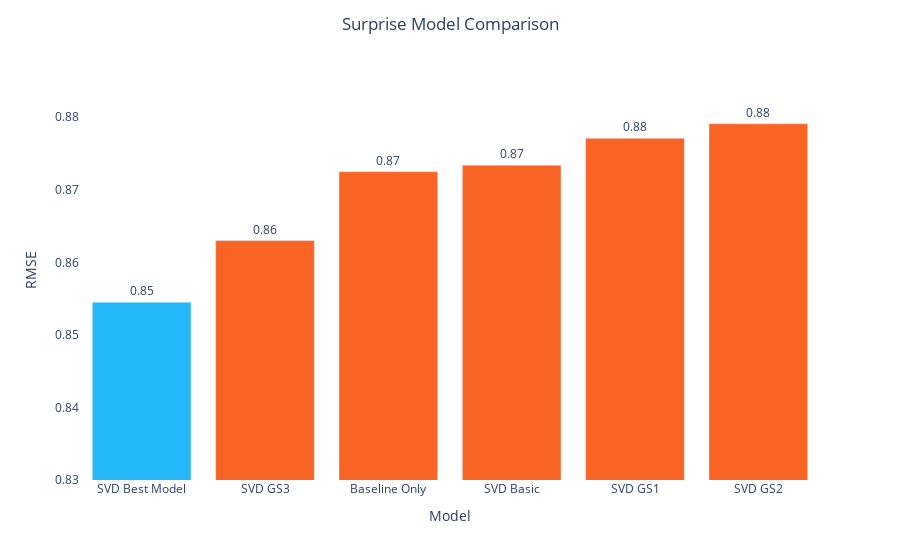

The cell this chart's notebook holds for it:
### Code cell
import plotly.express as px
import plotly.io as pio

x = model_df['Model']
y = model_df['RMSE']

#using plotly to plot the model RMSE scores
fig = px.bar(model_df, x=x, y=y, text=y, text_auto='.2')

# marker color for all bars
colors = ['#f86424'] * len(x)

#changing color of best model
colors[0] = '#24b8f8'

fig.update_layout(
    plot_bgcolor='white',
    title_text='Surprise Model Comparison',
    title_x=0.5,
    xaxis_title="Model",
    yaxis_title="RMSE",
    yaxis=dict(
        tick0=0.8,
        dtick=0.01,
        tickformat='.2f',
        range=[0.83, max(y)*1.01]
    )
)

fig.update_traces(marker_color=colors, textposition="outside")

fig.show()

### Figure 1 — Plotly figure (JSON) as saved in the notebook; plotly's stock layout.template omitted (floating-point values rounded to 4 significant figures)
{"data": [{"alignmentgroup": "True", "hovertemplate": "Model=%{x}<br>RMSE=%{text}<extra></extra>", "legendgroup": "", "marker": {"color": ["#24b8f8", "#f86424", "#f86424", "#f86424", "#f86424", "#f86424"], "pattern": {"shape": ""}}, "name": "", "offsetgroup": "", "orientation": "v", "showlegend": false, "text": [0.8545, 0.863, 0.8725, 0.8734, 0.8771, 0.8791], "textposition": "outside", "texttemplate": "%{y:.2}", "type": "bar", "x": ["SVD Best Model", "SVD GS3", "Baseline Only", "SVD Basic", "SVD GS1", "SVD GS2"], "xaxis": "x", "y": [0.8545, 0.863, 0.8725, 0.8734, 0.8771, 0.8791], "yaxis": "y"}], "layout": {"barmode": "relative", "legend": {"tracegroupgap": 0}, "margin": {"t": 60}, "plot_bgcolor": "white", "title": {"text": "Surprise Model Comparison", "x": 0.5}, "xaxis": {"anchor": "y", "domain": [0, 1], "title": {"text": "Model"}}, "yaxis": {"anchor": "x", "domain": [0, 1], "dtick": 0.01, "range": [0.83, 0.8879], "tick0": 0.8, "tickformat": ".2f", "title": {"text": "RMSE"}}}}
